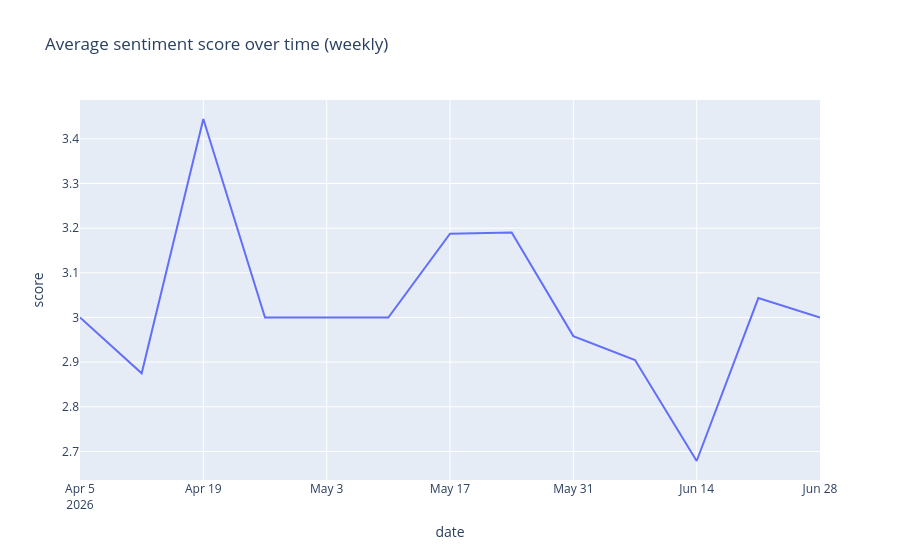

Notebook source saved alongside this figure:
### Code cell
df["date"] = pd.to_datetime(df["date"])
weekly = df.set_index("date")["score"].resample("W").mean().reset_index()
fig = px.line(weekly, x="date", y="score", title="Average sentiment score over time (weekly)")
fig.show()

### Figure 1 — Plotly figure (JSON) as saved in the notebook; plotly's stock layout.template omitted (floating-point values rounded to 4 significant figures)
{"data": [{"hovertemplate": "date=%{x}<br>score=%{y}<extra></extra>", "legendgroup": "", "line": {"color": "#636efa", "dash": "solid"}, "marker": {"symbol": "circle"}, "mode": "lines", "name": "", "orientation": "v", "showlegend": false, "type": "scatter", "x": ["2026-04-05T00:00:00", "2026-04-12T00:00:00", "2026-04-19T00:00:00", "2026-04-26T00:00:00", "2026-05-03T00:00:00", "2026-05-10T00:00:00", "2026-05-17T00:00:00", "2026-05-24T00:00:00", "2026-05-31T00:00:00", "2026-06-07T00:00:00", "2026-06-14T00:00:00", "2026-06-21T00:00:00", "2026-06-28T00:00:00"], "xaxis": "x", "y": [3.0, 2.875, 3.444, 3.0, 3.0, 3.0, 3.188, 3.19, 2.958, 2.905, 2.679, 3.043, 3.0], "yaxis": "y"}], "layout": {"legend": {"tracegroupgap": 0}, "title": {"text": "Average sentiment score over time (weekly)"}, "xaxis": {"anchor": "y", "domain": [0.0, 1.0], "title": {"text": "date"}}, "yaxis": {"anchor": "x", "domain": [0.0, 1.0], "title": {"text": "score"}}}}
